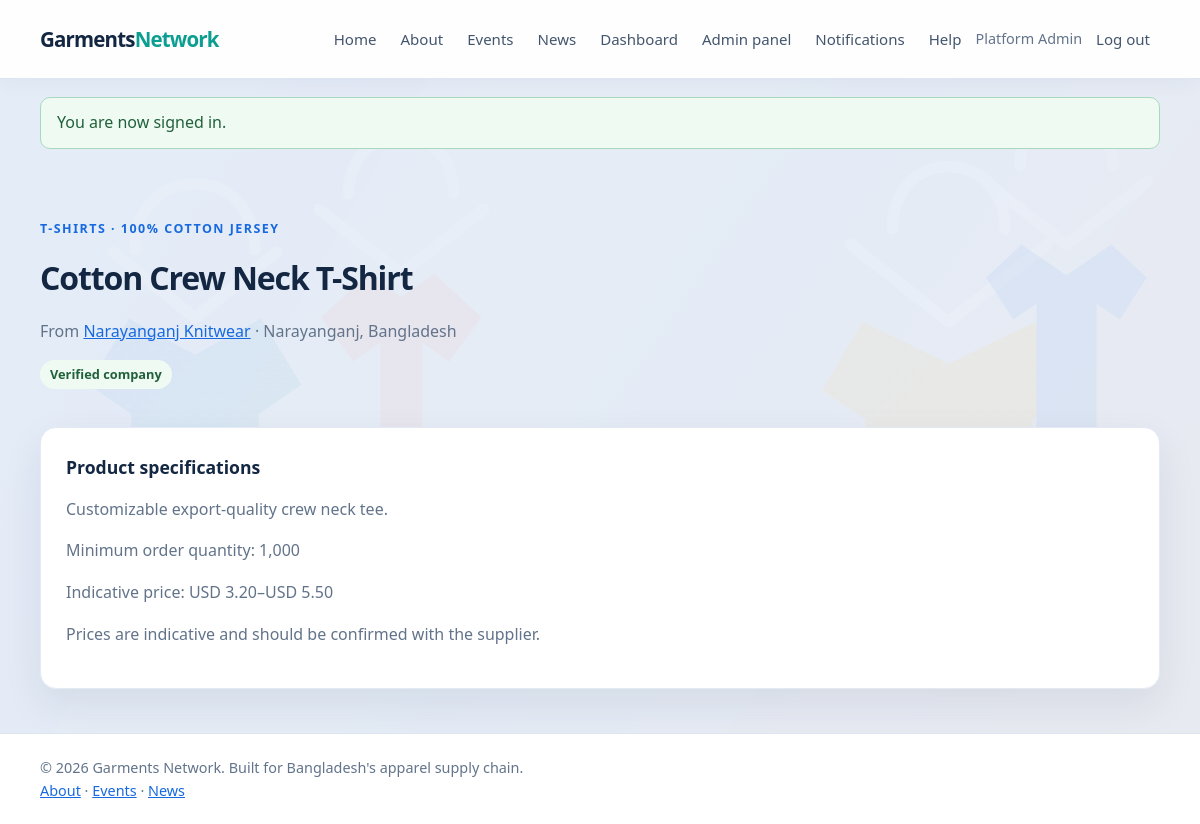
Page /products/view.php?id=1 (signed in) on the committed database.
### tables this page shows
CREATE TABLE users (
    id BIGINT UNSIGNED AUTO_INCREMENT PRIMARY KEY,
    role_id TINYINT UNSIGNED NOT NULL,
    name VARCHAR(120) NOT NULL,
    email VARCHAR(190) NOT NULL UNIQUE,
    password_hash VARCHAR(255) NOT NULL,
    status ENUM('active', 'suspended') NOT NULL DEFAULT 'active',
    created_at TIMESTAMP NOT NULL DEFAULT CURRENT_TIMESTAMP,
    updated_at TIMESTAMP NOT NULL DEFAULT CURRENT_TIMESTAMP ON UPDATE CURRENT_TIMESTAMP,
    CONSTRAINT fk_users_role FOREIGN KEY (role_id) REFERENCES roles(id),
    INDEX idx_users_role_status (role_id, status)
);

CREATE TABLE products (
    id BIGINT UNSIGNED AUTO_INCREMENT PRIMARY KEY,
    company_id BIGINT UNSIGNED NOT NULL,
    category_id BIGINT UNSIGNED NOT NULL,
    name VARCHAR(190) NOT NULL,
    fabric VARCHAR(120) NULL,
    description TEXT NULL,
    moq INT UNSIGNED NOT NULL DEFAULT 1,
    price_min DECIMAL(12,2) NULL,
    price_max DECIMAL(12,2) NULL,
    currency CHAR(3) NOT NULL DEFAULT 'USD',
    image_path VARCHAR(255) NULL,
    status ENUM('active', 'inactive') NOT NULL DEFAULT 'active',
    created_at TIMESTAMP NOT NULL DEFAULT CURRENT_TIMESTAMP,
    CONSTRAINT fk_products_company FOREIGN KEY (company_id) REFERENCES companies(id) ON DELETE CASCADE,
    CONSTRAINT fk_products_category FOREIGN KEY (category_id) REFERENCES categories(id),
    INDEX idx_products_category_status (category_id, status),
    INDEX idx_products_company_status (company_id, status),
    INDEX idx_products_moq (moq)
);

CREATE TABLE categories (
    id BIGINT UNSIGNED AUTO_INCREMENT PRIMARY KEY,
    parent_id BIGINT UNSIGNED NULL,
    name VARCHAR(120) NOT NULL,
    slug VARCHAR(140) NOT NULL UNIQUE,
    CONSTRAINT fk_categories_parent FOREIGN KEY (parent_id) REFERENCES categories(id) ON DELETE SET NULL
);

CREATE TABLE companies (
    id BIGINT UNSIGNED AUTO_INCREMENT PRIMARY KEY,
    owner_user_id BIGINT UNSIGNED NOT NULL UNIQUE,
    name VARCHAR(190) NOT NULL,
    description TEXT NULL,
    location VARCHAR(190) NOT NULL,
    website VARCHAR(255) NULL,
    phone VARCHAR(40) NULL,
    logo_path VARCHAR(255) NULL,
    cover_image_path VARCHAR(255) NULL,
    capacity_per_month INT UNSIGNED NULL,
    moq INT UNSIGNED NULL,
    lead_time_days SMALLINT UNSIGNED NULL,
    verification_status ENUM('unverified', 'pending', 'verified', 'rejected') NOT NULL DEFAULT 'unverified',
    verification_remarks TEXT NULL,
    created_at TIMESTAMP NOT NULL DEFAULT CURRENT_TIMESTAMP,
    updated_at TIMESTAMP NOT NULL DEFAULT CURRENT_TIMESTAMP ON UPDATE CURRENT_TIMESTAMP,
    CONSTRAINT fk_companies_owner FOREIGN KEY (owner_user_id) REFERENCES users(id) ON DELETE CASCADE,
    INDEX idx_companies_location (location),
    INDEX idx_companies_verification (verification_status)
);

### includes/functions.php (called while the page is built, shortened)
<?php
function e(?string $value): string
{
    return htmlspecialchars($value ?? '', ENT_QUOTES | ENT_SUBSTITUTE, 'UTF-8');
}
function app_url(string $path = ''): string
{
    $projectRoot = realpath(__DIR__ . DIRECTORY_SEPARATOR . '..');
    $base = '';
    $scriptFile = isset($_SERVER['SCRIPT_FILENAME']) ? realpath($_SERVER['SCRIPT_FILENAME']) : false;
    $scriptName = str_replace('\\', '/', (string) ($_SERVER['SCRIPT_NAME'] ?? ''));
    if ($projectRoot !== false && $scriptFile !== false) {
        $normalizedRoot = rtrim(str_replace('\\', '/', $projectRoot), '/');
        $normalizedScript = str_replace('\\', '/', $scriptFile);
        $rootPrefix = $normalizedRoot . '/';
        if (stripos($normalizedScript, $rootPrefix) === 0) {
            $relativeScript = substr($normalizedScript, strlen($rootPrefix));
            if ($relativeScript !== '' && strlen($scriptName) >= strlen($relativeScript)) {
                $scriptSuffix = substr($scriptName, -strlen($relativeScript));
                if (strcasecmp($scriptSuffix, $relativeScript) === 0) {
                    $base = rtrim(substr($scriptName, 0, -strlen($relativeScript)), '/');
                }
            }
        }
        if ($base === '') {
            $documentRoot = isset($_SERVER['DOCUMENT_ROOT']) ? realpath($_SERVER['DOCUMENT_ROOT']) : false;
            $normalizedDocumentRoot = $documentRoot === false
                ? ''
                : rtrim(str_replace('\\', '/', $documentRoot), '/');
            $normalizedProject = str_replace('\\', '/', $projectRoot);
        }
    }
    $path = ltrim($path, '/');
    return $base . ($path === '' ? '' : '/' . $path);
}
function take_flash(): ?array
{
    $flash = $_SESSION['flash'];
    return $flash;
}

### includes/auth.php (called while the page is built, shortened)
<?php
require_once __DIR__ . '/db.php';
require_once __DIR__ . '/functions.php';
function current_user(): ?array
{
    static $checked = false;
    static $cachedUser = null;
    if ($checked) {
        return $cachedUser;
    }
    $checked = true;
    $statement = db()->prepare(
        'SELECT users.id, users.name, users.email, users.status, roles.slug AS role
         FROM users INNER JOIN roles ON roles.id = users.role_id
         WHERE users.id = :user_id LIMIT 1'
    );
    $statement->execute(['user_id' => $_SESSION['user']['id']]);
    $user = $statement->fetch();
    unset($user['status']);
    $cachedUser = $user;
    return $cachedUser;
}
function require_login(): void
{
    if (current_user() === null) {
        set_flash('error', 'Please sign in to continue.');
        redirect_to(app_url('auth/login.php'));
    }
}
function require_role(string ...$roles): void
{
    require_login();
}

### includes/db.php (called while the page is built, shortened)
<?php
function db(): PDO
{
    static $connection = null;
    if ($connection instanceof PDO) {
        return $connection;
    }
    $host = getenv('DB_HOST') ?: '127.0.0.1';
    $database = getenv('DB_NAME') ?: 'garments_network';
    $username = getenv('DB_USER') ?: 'root';
    $password = getenv('DB_PASSWORD') ?: '';
    $charset = 'utf8mb4';
    $dsn = "mysql:host={$host};dbname={$database};charset={$charset}";
    $connection = new PDO($dsn, $username, $password, [
        PDO::ATTR_ERRMODE => PDO::ERRMODE_EXCEPTION,
        PDO::ATTR_DEFAULT_FETCH_MODE => PDO::FETCH_ASSOC,
        PDO::ATTR_EMULATE_PREPARES => false,
    ]);
    return $connection;
}

### includes/domain.php (called while the page is built, shortened)
<?php
require_once __DIR__ . '/auth.php';
function money_format_value($amount, string $currency): string
{
    return e($currency) . ' ' . number_format((float) $amount, 2);
}

### products/view.php (the view, shortened to what this page needs)
<?php
require_once __DIR__ . '/../includes/domain.php';
require_role('buying_house', 'factory', 'supplier', 'admin');
$productId = filter_var($_GET['id'] ?? null, FILTER_VALIDATE_INT);
$statement = db()->prepare(
    "SELECT products.*, categories.name AS category_name, companies.id AS company_id,
            companies.name AS company_name, companies.location, companies.verification_status
     FROM products
     INNER JOIN categories ON categories.id = products.category_id
     INNER JOIN companies ON companies.id = products.company_id
     WHERE products.id = :product_id AND products.status = 'active' LIMIT 1"
);
$statement->execute(['product_id' => $productId]);
$product = $statement->fetch();
require __DIR__ . '/../includes/header.php';
?>
<main class="container">
    <section class="page-heading">
        <p class="eyebrow"><?= e($product['category_name']) ?> · <?= e($product['fabric'] ?? 'Fabric not specified') ?></p>
        <h1><?= e($product['name']) ?></h1>
        <p>From <a href="<?= e(app_url('factory/view.php?id=' . (int) $product['company_id'])) ?>"><?= e($product['company_name']) ?></a> · <?= e($product['location']) ?></p>
        <p><span class="status-pill status-<?= e($product['verification_status']) ?>"><?= e(ucfirst($product['verification_status'])) ?> company</span></p>
    </section>
    <section class="card">
        <h2>Product specifications</h2>
        <p><?= e($product['description'] ?? 'No product description provided.') ?></p>
        <p>Minimum order quantity: <?= number_format((int) $product['moq']) ?></p>
        <p>Indicative price: <?= e(money_format_value($product['price_min'], $product['currency'])) ?>–<?= e(money_format_value($product['price_max'], $product['currency'])) ?></p>
        <p>Prices are indicative and should be confirmed with the supplier.</p>
    </section>
</main>
<?php require __DIR__ . '/../includes/footer.php'; ?>

### includes/header.php (shortened to what this page needs)
<?php
require_once __DIR__ . '/auth.php';
$signedInUser = current_user();
$flashMessage = take_flash();
?>
<!doctype html>
<html lang="en">
<head>
    <link rel="stylesheet" href="<?= e(app_url('assets/css/style.css')) ?>">
</head>
<body>
<header class="site-header">
    <div class="container nav-wrap">
        <a class="brand" href="<?= e(app_url('index.php')) ?>">Garments<span>Network</span></a>
        <nav aria-label="Main navigation">
            <a href="<?= e(app_url('index.php')) ?>">Home</a>
            <a href="<?= e(app_url('about.php')) ?>">About</a>
            <a href="<?= e(app_url('events/index.php')) ?>">Events</a>
            <a href="<?= e(app_url('news/index.php')) ?>">News</a>
            <?php if ($signedInUser !== null): ?>
                <a href="<?= e(app_url('dashboard.php')) ?>">Dashboard</a>
                <?php if ($signedInUser['role'] === 'admin'): ?>
                    <a href="<?= e(app_url('admin/index.php')) ?>">Admin panel</a>
                <?php endif; ?>
                <?php
                $unreadStatement = db()->prepare('SELECT COUNT(*) FROM notifications WHERE user_id = :user_id AND read_at IS NULL');
                $unreadStatement->execute(['user_id' => $signedInUser['id']]);
                $unreadCount = (int) $unreadStatement->fetchColumn();
                ?>
                <a href="<?= e(app_url('notifications/index.php')) ?>">Notifications<?= $unreadCount > 0 ? ' (' . $unreadCount . ')' : '' ?></a>
                <a href="<?= e(app_url('complaints/index.php')) ?>">Help</a>
                <span class="nav-user"><?= e($signedInUser['name']) ?></span>
                <form class="nav-form" method="post" action="<?= e(app_url('auth/logout.php')) ?>">
                    <button class="link-button" type="submit">Log out</button>
                </form>
            <?php else: ?>
                <a href="<?= e(app_url('auth/login.php')) ?>">Log in</a>
                <a class="nav-cta" href="<?= e(app_url('auth/register.php')) ?>">Register</a>
            <?php endif; ?>
        </nav>
    </div>
</header>
<?php if ($flashMessage !== null): ?>
    <div class="container">
        <div class="alert alert-<?= e($flashMessage['type']) ?>" role="status"><?= e($flashMessage['message']) ?></div>
    </div>
<?php endif; ?>

### assets/css/style.css (style rules this page uses)
:root { color-scheme: light; --blue: #1769e0; --blue-dark: #104fae; --ink: #132742; --muted: #62738a; --border: #dce5f0; --surface: #ffffff; --background: #e8eef7; --teal: #0c9f91; --amber: #f2a900; --coral: #ef6b55; --shadow: 0 16px 40px rgba(19, 39, 66, .08); }
* { box-sizing: border-box; }
body { margin: 0; background: var(--background); color: var(--ink); font: 16px/1.6 "Segoe UI", Arial, sans-serif; }
a { color: var(--blue); }
.container { width: min(1120px, calc(100% - 40px)); margin: 0 auto; }
.site-header { background: var(--surface); border-bottom: 1px solid var(--border); }
.nav-wrap { min-height: 72px; display: flex; align-items: center; justify-content: space-between; gap: 20px; }
.brand { color: var(--ink); font-size: 1.15rem; font-weight: 800; text-decoration: none; }
.brand span { color: var(--blue); }
nav { display: flex; align-items: center; gap: 22px; }
nav a, .link-button { color: #344a63; text-decoration: none; font: inherit; }
.nav-user { color: var(--muted); font-size: .9rem; }
.nav-form { display: inline; margin: 0; }
.link-button { padding: 0; border: 0; background: none; cursor: pointer; }
.eyebrow { color: var(--blue); font-size: .78rem; font-weight: 800; letter-spacing: .12em; text-transform: uppercase; }
.card, .form-card { padding: 25px; border: 1px solid var(--border); border-radius: 10px; background: var(--surface); box-shadow: 0 8px 24px rgba(18, 53, 89, .04); }
.card h2 { margin-top: 0; font-size: 1.1rem; }
.card p, .page-heading p:not(.eyebrow) { color: var(--muted); }
.form-card h1, .page-heading h1 { margin: 4px 0 20px; font-size: 2rem; }
.alert { margin: 18px auto; padding: 12px 16px; border-radius: 6px; }
.alert-success { border: 1px solid #a8d9bc; background: #effaf3; color: #21613a; }
.page-heading { padding: 46px 0 22px; }
.page-heading h1 { margin-bottom: 4px; }
.status-pill { display: inline-block; padding: 2px 9px; border-radius: 99px; background: #edf3fa; color: var(--blue-dark); font-size: .8rem; }
.status-pill.status-active, .status-pill.status-verified, .status-pill.status-resolved { background: #effaf3; color: #21613a; }
html { scroll-behavior: smooth; }
body { background: linear-gradient(rgba(232, 238, 247, .88), rgba(232, 238, 247, .88)), url("../images/fashion-background.svg") center top / cover fixed, var(--background); }
.site-header { position: relative; z-index: 2; background: rgba(255, 255, 255, .94); box-shadow: 0 4px 20px rgba(19, 39, 66, .04); }
.nav-wrap { min-height: 78px; }
.brand { font-size: 1.28rem; letter-spacing: -.04em; }
.brand span { color: var(--teal); }
nav { gap: 8px; }
nav a, .link-button { padding: 8px 10px; border-radius: 8px; color: #43556d; font-size: .94rem; transition: color .18s ease, background .18s ease; }
.nav-form .link-button { padding: 8px 10px; }
.card, .form-card { border-color: #e3eaf3; border-radius: 16px; box-shadow: var(--shadow); }
.page-heading { padding-top: 40px; }
.page-heading h1, .form-card h1 { letter-spacing: -.035em; }
.status-pill { padding: 4px 10px; font-weight: 700; }
.alert { border-radius: 10px; }
.nav-wrap { flex-wrap: wrap; }
.nav-wrap > nav { min-width: 0; flex: 1 1 650px; flex-wrap: wrap; justify-content: flex-end; gap: 4px; }
.nav-wrap nav a { white-space: nowrap; }
.nav-wrap .nav-user { max-width: 140px; overflow: hidden; text-overflow: ellipsis; white-space: nowrap; }
.nav-wrap .nav-form { flex: 0 0 auto; }
.nav-wrap .nav-form .link-button { white-space: nowrap; }

### rows in the picture
users: name "Platform Admin"
products: category.name "T-SHIRTS", fabric "100% COTTON JERSEY", name "Cotton Crew Neck T-Shirt", company.name "Narayanganj Knitwear", company.location "Narayanganj, Bangladesh", company.verification_status "Verified", description "Customizable export-quality crew neck tee.", moq "1,000", price_min+currency "USD 3.20", price_max+currency "USD 5.50"

### other values in the picture
$flashMessage['message'] "You are now signed in."
